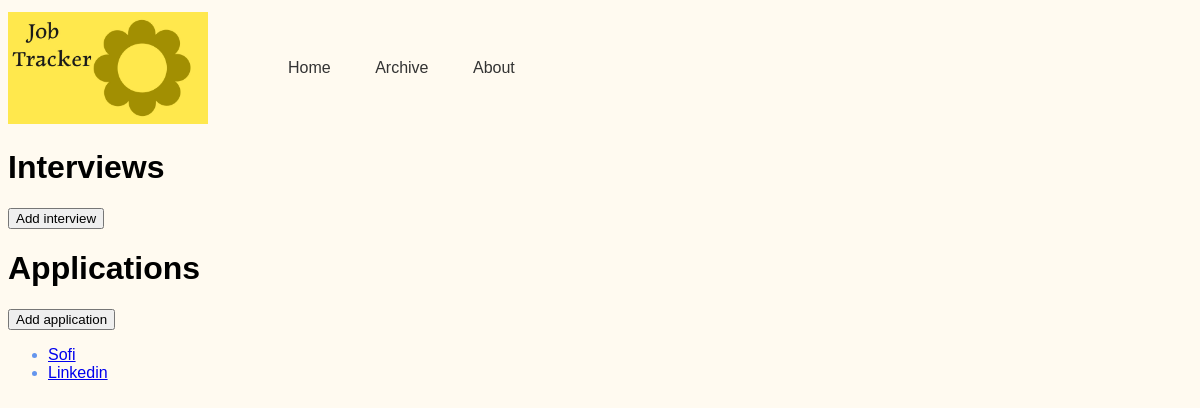
The app's page /, older data.
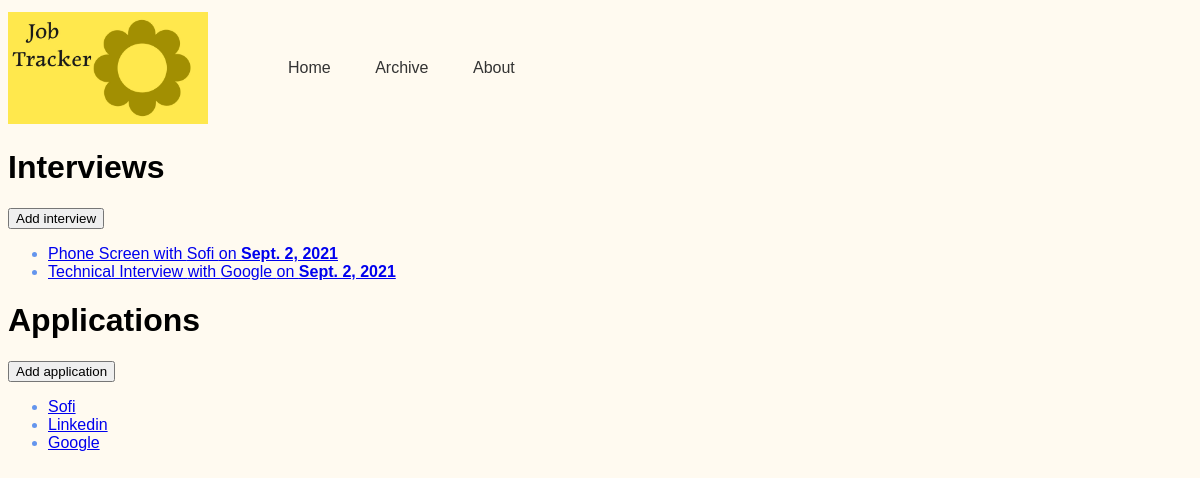
The same page, newer data.
### applications/models.py (models this page shows, shortened)
class Application(models.Model):
    company_name = models.CharField(primary_key=True, max_length=100)
    position = models.CharField(max_length=100)
    jobLink = models.CharField(max_length=500, blank=True, null=True)
    location = models.CharField(max_length=500, blank=True, null=True)
    notes = models.CharField(max_length=500, blank=True, null=True)
    archived = models.BooleanField(default=False)

class Interview(models.Model):
    application = models.OneToOneField(
        Application,
        on_delete=models.CASCADE,
        primary_key=True,
        editable=True,
    )
    interview_date = models.DateField(editable=True)
    start_time = models.TimeField(default=time(9), editable=True)
    duration = models.IntegerField(default=1, editable=True)
    interview_type = models.CharField(max_length=100, editable=True)

### website/views.py (the view)
# urls.py: path('', website, name="website"),
def website(request):
    return render(request, "website/homepage.html", {"applications": Application.objects.all(),
                                                      "interviews": Interview.objects.all()})

### website/templates/website/homepage.html (shortened to what this page needs)
{% extends "base.html" %}
{% block content %}
    <div>
        <h1 class="header">
            Interviews
        </h1>
        <button onclick="location.href='{% url 'new_interview' %}'" type="button">Add interview</button>
        <ul>
            {% for intv in interviews %}
            <li>
                <a href="{% url 'interview_details' intv.application.company_name %}">
                    {{ intv.interview_type}} with {{ intv.application.company_name }} on <b>{{ intv.interview_date }}</b>
                </a>
            </li>
            {% endfor %}
        </ul>
    </div>
    <h1 class="header">
        Applications
    </h1>
    <button onclick="location.href='{% url 'new_application' %}'" type="button">
             Add application
    </button>
    <ul>
        {% for app in applications %}
        <li>
            <a href="{% url 'details' app.company_name %}">
                {{ app.company_name }}
            </a>
        </li>
        {% endfor %}
    </ul>
{% endblock %}

### website/templates/base.html (shortened to what this page needs)
{% load static %}
<!DOCTYPE html>
<html lang="en">
<head>
    <link rel="stylesheet" href="{% static 'website/style.css' %}">
</head>
<body>
    <div class="container">
        <div class="navbar">
            <img src="{% static 'website/logo.jpg' %}" width="200px">
            <nav>
                <ul>
                    <li><a href="{% url 'website' %}">Home</a></li>
                    <li><a href="{% url 'archive_page' %}">Archive</a></li>
                    <li><a href="{% url 'about_page' %}">About</a></li>
                </ul>
            </nav>
        </div>
    </div>
    {% block content %}
    {% endblock %}
</body>
</html>

### website/static/website/style.css (style rules this page uses)
body { font-family: sans-serif; color: cornflowerblue; background-color: floralwhite; }
.navbar { width: 100%; height: 15vh; margin: auto; display: flex; align-items: center; }
nav { flex: 1; padding-left: 20px; }
nav ul li { display: inline-block; list-style: none; margin: 0px 20px; }
nav ul li a { text-decoration: none; color: #333; }
.header { color: black; }

Row changes from the older to the newer data that the page shows:
added Interview: interview_type "Phone Screen", application.company_name "Sofi", interview_date "Sept. 2, 2021"
added Interview: interview_type "Technical Interview", application.company_name "Google", interview_date "Sept. 2, 2021"
added Application: company_name "Google"
